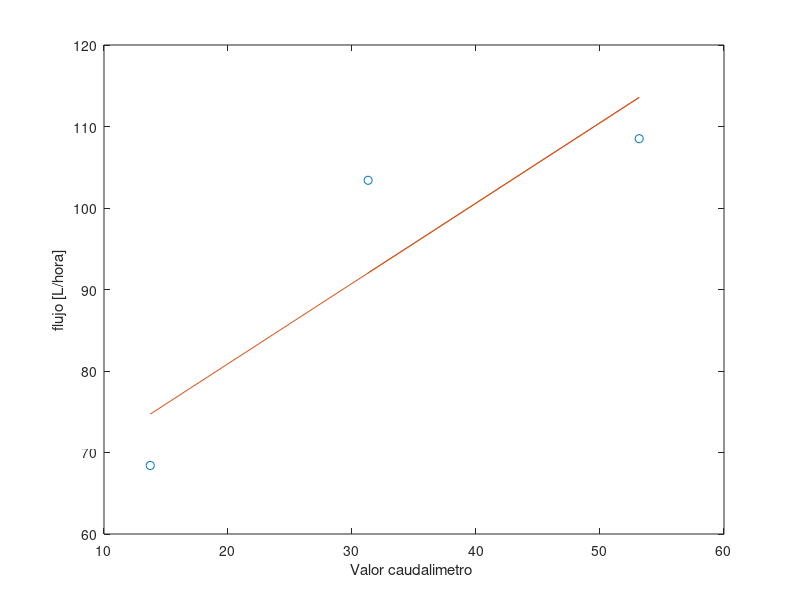

This chart was generated by the following MATLAB code:
%Flujo_salida1 = [86.63 75.9 84.05 85.92 82.09];
Flujo_salida2 = [72.72 67.63 64.90 56.60 80.18];
Flujo_salida3 = [109.53 102.86 109.53 108.33 112.27];
Flujo_salida4 = [104.25 94.82 103.65 107.14 107.14];
%Flujo_salida5 = [78.72 76 73.07 75.10 76.54];
%valor_caudalimetro = [10.75 13.73 53.16 31.30 18.06];
%flujo_salida = [mean(Flujo_salida1) mean(Flujo_salida2) mean(Flujo_salida3) mean(Flujo_salida4) mean(Flujo_salida5)];

valor_caudalimetro = [ 13.73 53.16 31.30 ];
flujo_salida = [ mean(Flujo_salida2) mean(Flujo_salida3) mean(Flujo_salida4) ];

p = polyfit(valor_caudalimetro,flujo_salida,1);
pend = p(1)
orden = p(2)

f = polyval(p,valor_caudalimetro);
figure(1)
plot(valor_caudalimetro,flujo_salida, 'o' , valor_caudalimetro, f, '-')
%legend('data motor A','ajuste','Location','northwest')
ylabel('flujo [L/hora]')
xlabel ('Valor caudalimetro ')
